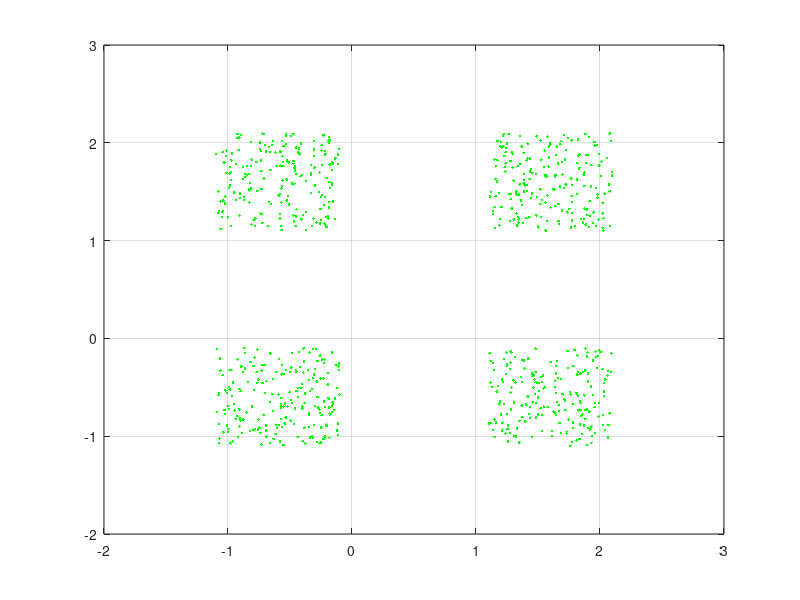

MATLAB code to generate this figure: (Note: this script raises an error after producing the figure.)
% 1D dan 2D Self-Organizing Map
% Deskripsi masalah : Menentukan 1-dimensional dan 2-dimensional jaringan
% SOM untuk mewakili ruang input 2-dimensi

% Sample jumlah tiap-tiap cluster.
K = 200;
% Offset kelas
q = 1.1;
% Tentukan 4 kelompok (cluster) data masukan (input)
P =  [rand(1,K)-q rand(1,K)+q rand(1,K)+q rand(1,K)-q;
 rand(1,K)+q rand(1,K)+q rand(1,K)-q rand(1,K)-q];
% Plot cluster
plot(P(1,:),P(2,:),'g.')
hold on
grid on



% Langkah 2. Membuat dan melatih (rain) 1D-SOM
% Parameter SOM
dimensions = [100];
coverSteps = 100;
initNeighbor = 10;
topologyFcn = 'gridtop';
distanceFcn = 'linkdist';

% Menentukan net
net1 = selforgmap(dimensions,coverSteps,initNeighbor,topologyFcn,distanceFcn);

% Train
[net1,Y] = train(net1,P);

% Plot hasil 1D-SOM
plotsompos(net1,P);
grid on


% Langkah 3. membuat dan melatih 2D-SOM
% Parameter SOM
dimensions = [10 10];
coverSteps = 100;
initNeighbor = 4;
topologyFcn = 'hextop';
distanceFcn = 'linkdist';

% Menentukan net
net2 = selforgmap(dimensions,coverSteps,initNeighbor,topologyFcn,distanceFcn);

% Train
[net2,Y] = train(net2,P);

dimensions = [10 10];
coverSteps = 100;
initNeighbor = 4;
topologyFcn = 'hextop';
distanceFcn = 'linkdist';

% Menentukan net
net2 = selforgmap(dimensions,coverSteps,initNeighbor,topologyFcn,distanceFcn);
% Train
[net2,Y] = train(net2,P);

% Plot hasil 2D-SOM
% Plot data masukan dan posisi bobot SOM
plotsompos(net2,P);
grid on

% Plot SOM neighbor distances
plotsomnd(net2)

% Plot untuk setiap neuron SOM jumlah vektor input yang diklasifikasikan
figure
plotsomhits(net2,P)
